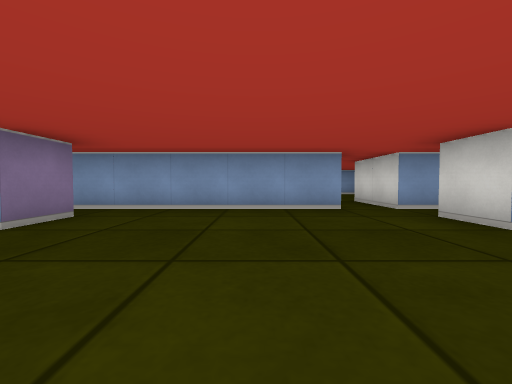
view 1 (above)

24 first-person views from a walk through a cub3D level. The camera is about half as high as the walls, tilts 2° down and sees 90° across. The floor is counted in squares. Each view is taken from the middle of a square. On the plan, view 1 faces up. The plan holds only what a view shows up to about 9 squares ahead; the rest is blank.

view 2
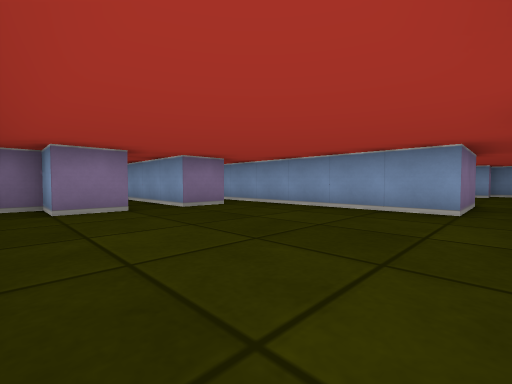

view 3
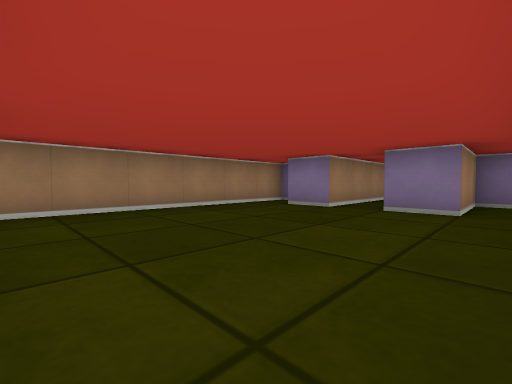

view 4
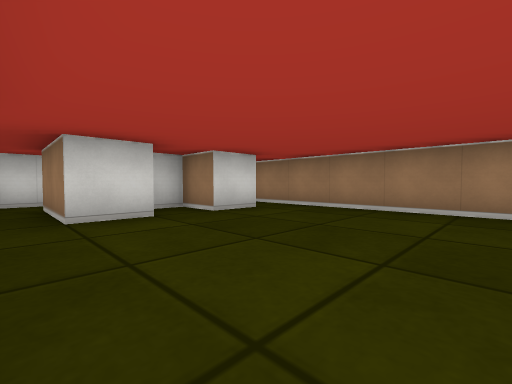

view 5
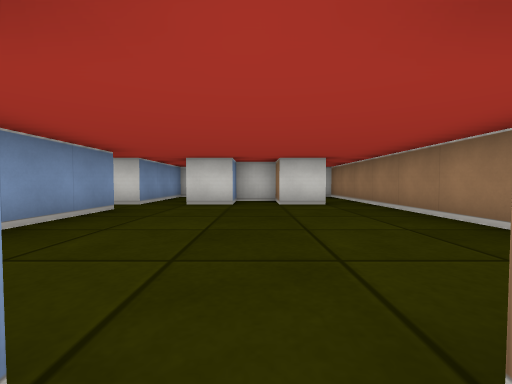

view 6
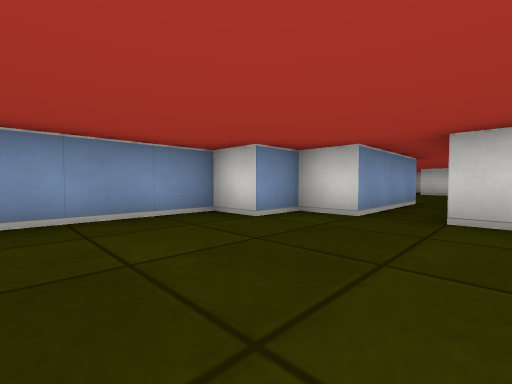

view 7
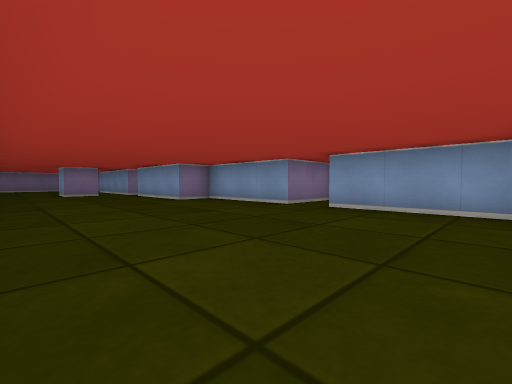

view 8
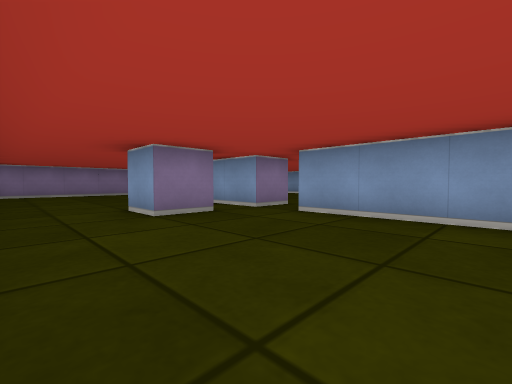

view 9
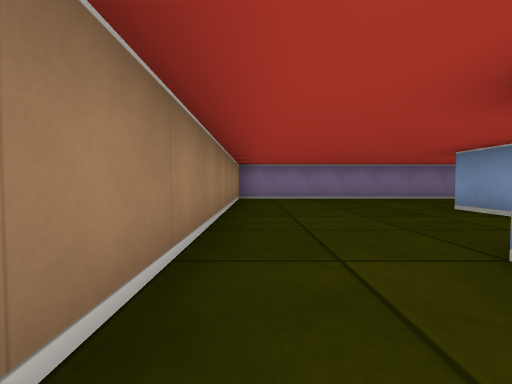

view 10
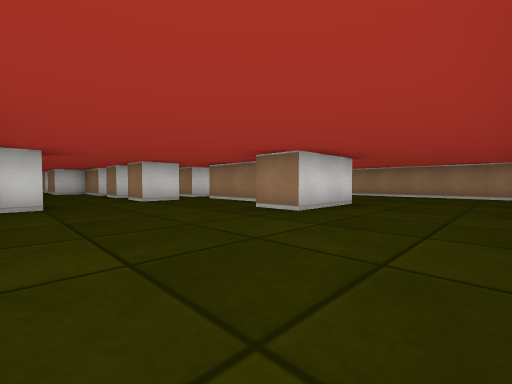

view 11
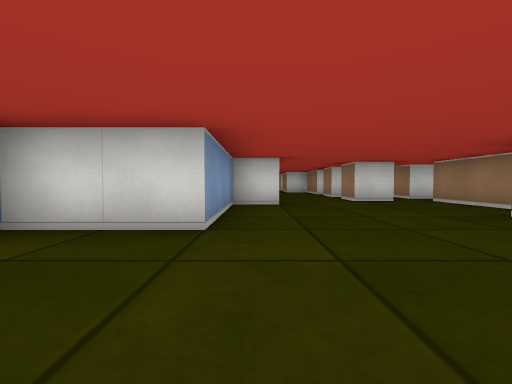

view 12
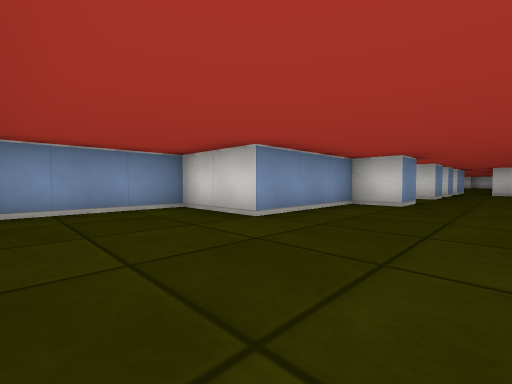

view 13
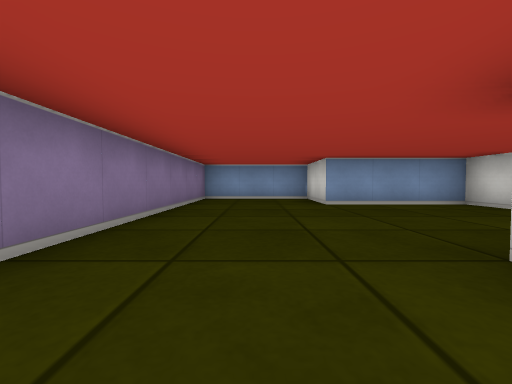

view 14
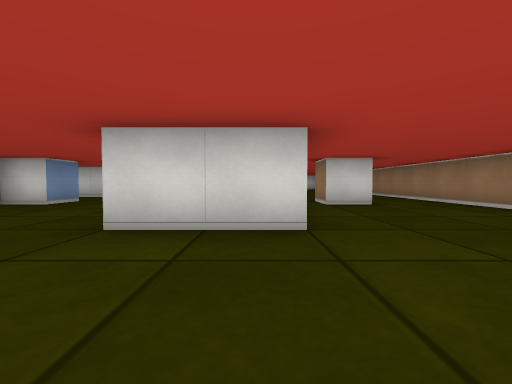

view 15
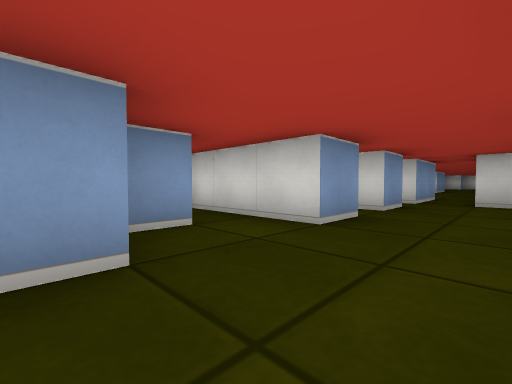

view 16
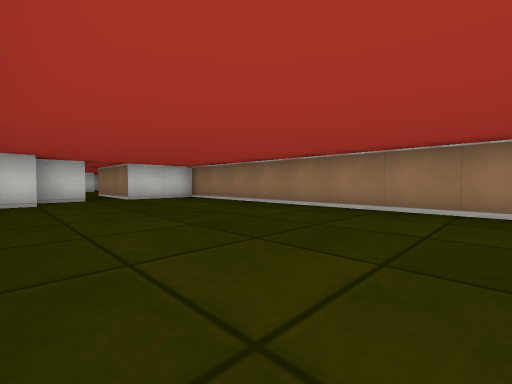

view 17
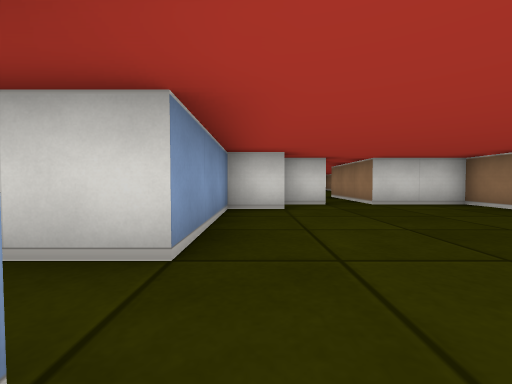

view 18
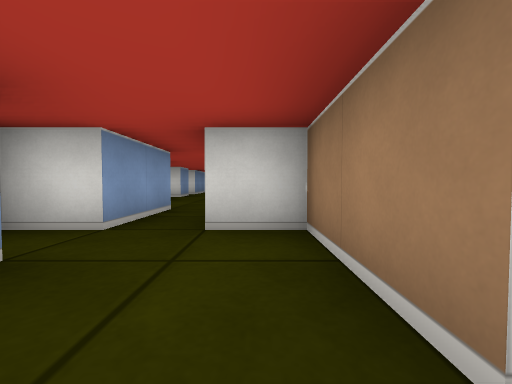

view 19
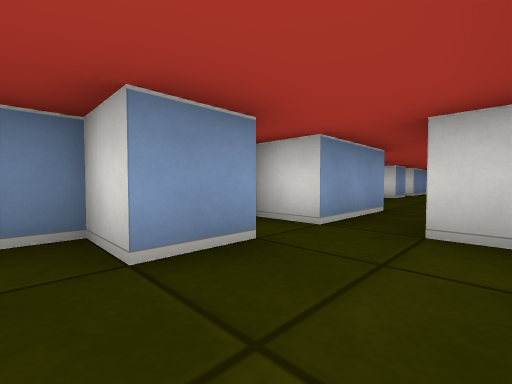

view 20
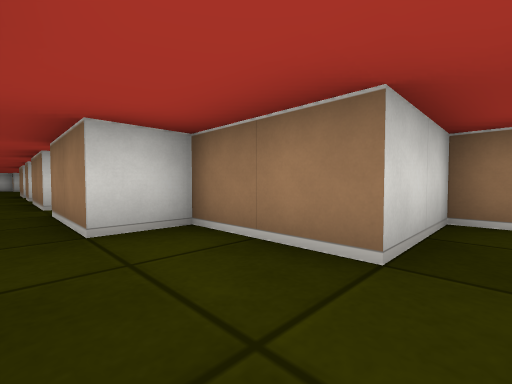

view 21
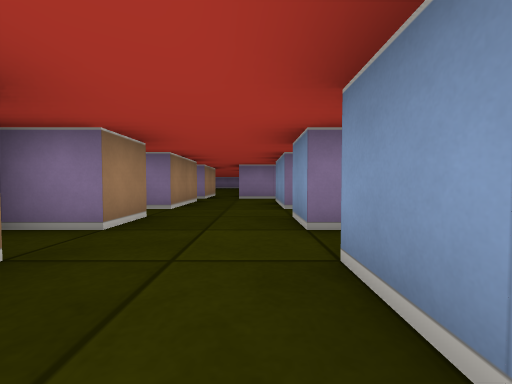

view 22
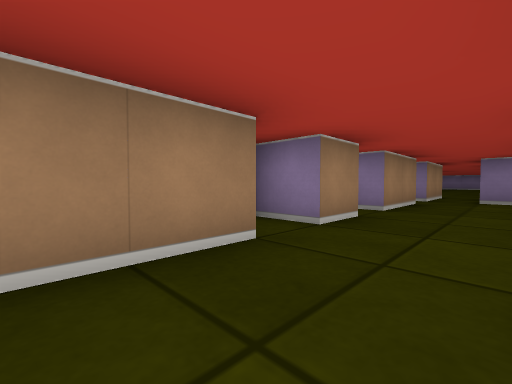

view 23
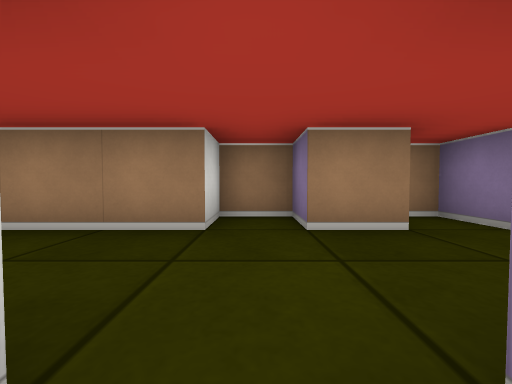

view 24
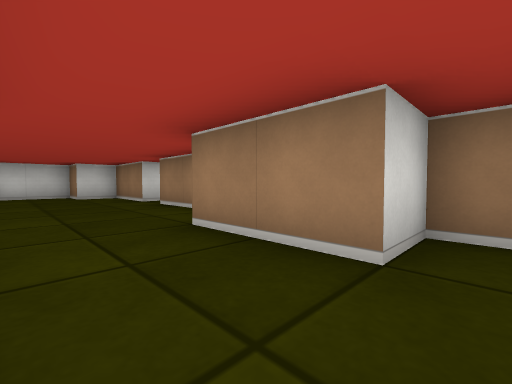

### Floor plan
Ten units are one square. View 1 is at (0, 0); x grows to the right and y downward. Boxes are objects, and circles mark ways between rooms. Rooms are numbered by the first view taken in them; rooms with no view inside come last. Other rooms are left out.
<svg viewBox="-250 -120 310 130">
<path fill="none" stroke="#000" d="M25 -5 25 -15 35 -15 35 -25 25 -25 25 -35M25 -45 25 -65M15 -65 15 -45 -39 -45M-45 -41 -45 -35 -25 -35 -25 -25 -55 -25M-55 -15 -25 -15 -25 -5 -35 -5 -35 5 25 5M-175 -54 -175 -65 -165 -65M-175 -25 -175 -15 -185 -15 -185 -25 -175 -25M-195 -45 -175 -45 -175 -35 -189 -35M-156 -65 -145 -65M-205 -35 -215 -35 -215 -55 -205 -55M-135 -45 -135 -55M-174 -85 -185 -85 -185 -95 -215 -95 -215 -115 -245 -115 -245 5 -150 5M-144 -85 -155 -85 -155 -112M-164 -95 -172 -95M-131 5 -55 5 -55 -15M-105 -64 -105 -45 -135 -45 -135 -35 -165 -35 -165 -45 -156 -45M-55 -25 -55 -35 -65 -35 -65 -45 -95 -45 -95 -55M-124 -85 -135 -85 -135 -95 -141 -95M-135 -55 -135 -65 -115 -65 -115 -75 -95 -75M-95 -85 -115 -85 -115 -95M-141 -45 -135 -45M-45 -95 -55 -95M-24 -95 -35 -95M-56 -75 -45 -75 -45 -65 -35 -65 -35 -75 -15 -75M55 -34 55 -45 25 -45M25 -35 45 -35M25 5 55 5"/>
<circle cx="-50" cy="-20" r="3" fill="#2a7"/>
<circle cx="35" cy="-40" r="3" fill="#2a7"/>
<circle cx="35" cy="0" r="3" fill="#2a7"/>
<circle cx="-150" cy="-75" r="3" fill="#2a7"/>
<text x="0" y="-20">1</text>
<text x="-170" y="-40">2</text>
<text x="-130" y="-80">3</text>
<text x="-40" y="-90">4</text>
<text x="50" y="-20">5</text>
</svg>
Room 1 opens to room 2. Room 1 opens to room 5. Room 2 opens to room 3.

Where each view was taken, in squares from view 1:
view 1: 0 up, 0 right, facing up
view 2: 0 up, 2 right, facing up-left
view 3: 4 up, 2 right, facing down-left
view 4: 4 up, 1 left, facing down-right
view 5: 2 up, 3 left, facing right
view 6: 1 up, 9 left, facing up-right
view 7: 0 up, 7 left, facing up-left
view 8: 0 up, 14 left, facing up-left
view 9: 0 up, 17 left, facing left
view 10: 9 up, 24 left, facing down-right
view 11: 9 up, 24 left, facing right
view 12: 7 up, 24 left, facing up-right
view 13: 4 up, 23 left, facing up
view 14: 4 up, 24 left, facing right
view 15: 7 up, 18 left, facing up-right
view 16: 4 up, 13 left, facing down-right
view 17: 4 up, 11 left, facing right
view 18: 7 up, 14 left, facing right
view 19: 7 up, 14 left, facing up-right
view 20: 8 up, 14 left, facing down-right
view 21: 9 up, 2 left, facing left
view 22: 9 up, 2 left, facing down-left
view 23: 10 up, 4 left, facing down
view 24: 9 up, 4 left, facing down-right
